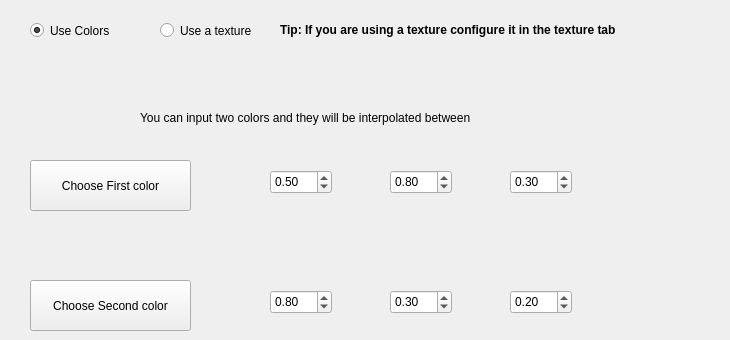
      <widget class="QWidget" name="color">
       <attribute name="title">
        <string>Colors</string>
       </attribute>
       <widget class="QRadioButton" name="colors">
        <property name="geometry">
         <rect>
          <x>30</x>
          <y>20</y>
          <width>99</width>
          <height>21</height>
         </rect>
        </property>
        <property name="text">
         <string>Use Colors</string>
        </property>
        <property name="checked">
         <bool>true</bool>
        </property>
       </widget>
       <widget class="QRadioButton" name="textureTrue">
        <property name="geometry">
         <rect>
          <x>160</x>
          <y>20</y>
          <width>121</width>
          <height>21</height>
         </rect>
        </property>
        <property name="text">
         <string>Use a texture</string>
        </property>
       </widget>
       <widget class="QLabel" name="colorTip_2">
        <property name="geometry">
         <rect>
          <x>280</x>
          <y>20</y>
          <width>441</width>
          <height>20</height>
         </rect>
        </property>
        <property name="font">
         <font>
          <pointsize>9</pointsize>
          <weight>75</weight>
          <bold>true</bold>
         </font>
        </property>
        <property name="text">
         <string>Tip: If you are using a texture configure it in the texture tab</string>
        </property>
       </widget>
       <widget class="QPushButton" name="chooseFirstColor">
        <property name="geometry">
         <rect>
          <x>30</x>
          <y>160</y>
          <width>161</width>
          <height>51</height>
         </rect>
        </property>
        <property name="text">
         <string>Choose First color</string>
        </property>
       </widget>
       <widget class="QPushButton" name="chooseSecondColor">
        <property name="geometry">
         <rect>
          <x>30</x>
          <y>280</y>
          <width>161</width>
          <height>51</height>
         </rect>
        </property>
        <property name="text">
         <string>Choose Second color</string>
        </property>
       </widget>
       <widget class="QDoubleSpinBox" name="r1">
        <property name="geometry">
         <rect>
          <x>270</x>
          <y>170</y>
          <width>62</width>
          <height>24</height>
         </rect>
        </property>
        <property name="maximum">
         <double>1.000000000000000</double>
        </property>
        <property name="singleStep">
         <double>0.001000000000000</double>
        </property>
        <property name="value">
         <double>0.500000000000000</double>
        </property>
       </widget>
       <widget class="QDoubleSpinBox" name="g1">
        <property name="geometry">
         <rect>
          <x>390</x>
          <y>170</y>
          <width>62</width>
          <height>24</height>
         </rect>
        </property>
        <property name="maximum">
         <double>1.000000000000000</double>
        </property>
        <property name="singleStep">
         <double>0.001000000000000</double>
        </property>
        <property name="value">
         <double>0.800000000000000</double>
        </property>
       </widget>
       <widget class="QDoubleSpinBox" name="b1">
        <property name="geometry">
         <rect>
          <x>510</x>
          <y>170</y>
          <width>62</width>
          <height>24</height>
         </rect>
        </property>
        <property name="maximum">
         <double>1.000000000000000</double>
        </property>
        <property name="singleStep">
         <double>0.001000000000000</double>
        </property>
        <property name="value">
         <double>0.300000000000000</double>
        </property>
       </widget>
       <widget class="QDoubleSpinBox" name="r2">
        <property name="geometry">
         <rect>
          <x>270</x>
          <y>290</y>
          <width>62</width>
          <height>24</height>
         </rect>
        </property>
        <property name="maximum">
         <double>1.000000000000000</double>
        </property>
        <property name="singleStep">
         <double>0.001000000000000</double>
        </property>
        <property name="value">
         <double>0.800000000000000</double>
        </property>
       </widget>
       <widget class="QDoubleSpinBox" name="g2">
        <property name="geometry">
         <rect>
          <x>390</x>
          <y>290</y>
          <width>62</width>
          <height>24</height>
         </rect>
        </property>
        <property name="maximum">
         <double>1.000000000000000</double>
        </property>
        <property name="singleStep">
         <double>0.001000000000000</double>
        </property>
        <property name="value">
         <double>0.300000000000000</double>
        </property>
       </widget>
       <widget class="QDoubleSpinBox" name="b2">
        <property name="geometry">
         <rect>
          <x>510</x>
          <y>290</y>
          <width>62</width>
          <height>24</height>
         </rect>
        </property>
        <property name="maximum">
         <double>1.000000000000000</double>
        </property>
        <property name="singleStep">
         <double>0.001000000000000</double>
        </property>
        <property name="value">
         <double>0.200000000000000</double>
        </property>
       </widget>
       <widget class="QLabel" name="colorTip">
        <property name="geometry">
         <rect>
          <x>140</x>
          <y>110</y>
          <width>411</width>
          <height>16</height>
         </rect>
        </property>
        <property name="text">
         <string>You can input two colors and they will be interpolated between</string>
        </property>
       </widget>
       <widget class="QLabel" name="colorPreview1">
        <property name="geometry">
         <rect>
          <x>630</x>
          <y>170</y>
          <width>41</width>
          <height>21</height>
         </rect>
        </property>
        <property name="text">
         <string/>
        </property>
       </widget>
       <widget class="QLabel" name="colorPreview2">
        <property name="geometry">
         <rect>
          <x>630</x>
          <y>290</y>
          <width>41</width>
          <height>20</height>
         </rect>
        </property>
        <property name="text">
         <string/>
        </property>
       </widget>
      </widget>
